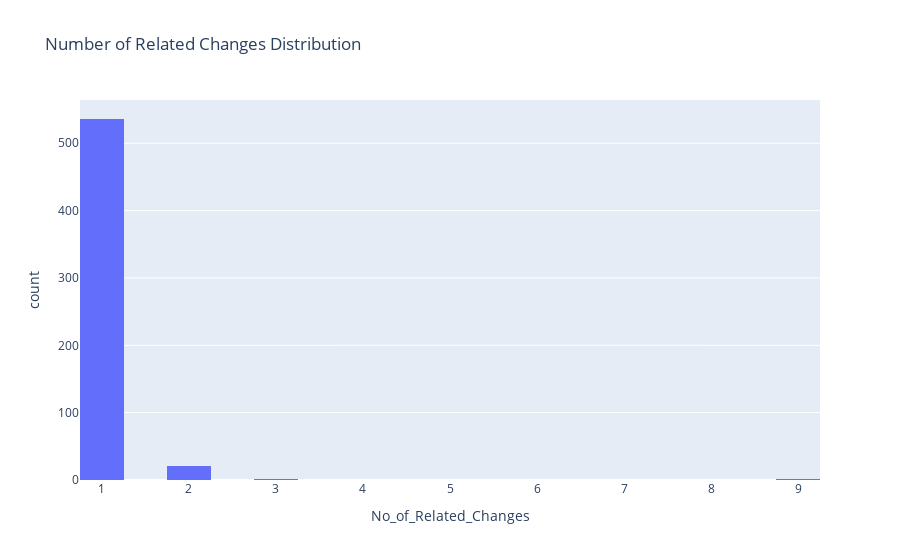

The notebook cell saved with this chart:
### Markdown cell above
### Related Changes Distribution

### Code cell
px.histogram(df, x='No_of_Related_Changes',nbins=20, title='Number of Related Changes Distribution')

### Figure 1 — Plotly figure (JSON) as saved in the notebook; plotly's stock layout.template omitted (floating-point values rounded to 4 significant figures; data arrays with more than 128 entries replaced by an {"elided": "..."} marker saying what was removed)
{"data": [{"bingroup": "x", "hovertemplate": "No_of_Related_Changes=%{x}<br>count=%{y}<extra></extra>", "legendgroup": "", "marker": {"color": "#636efa", "pattern": {"shape": ""}}, "name": "", "nbinsx": 20, "orientation": "v", "showlegend": false, "type": "histogram", "x": {"elided": "46606 float values"}, "xaxis": "x", "yaxis": "y"}], "layout": {"barmode": "relative", "legend": {"tracegroupgap": 0}, "title": {"text": "Number of Related Changes Distribution"}, "xaxis": {"anchor": "y", "domain": [0, 1], "title": {"text": "No_of_Related_Changes"}}, "yaxis": {"anchor": "x", "domain": [0, 1], "title": {"text": "count"}}}}
